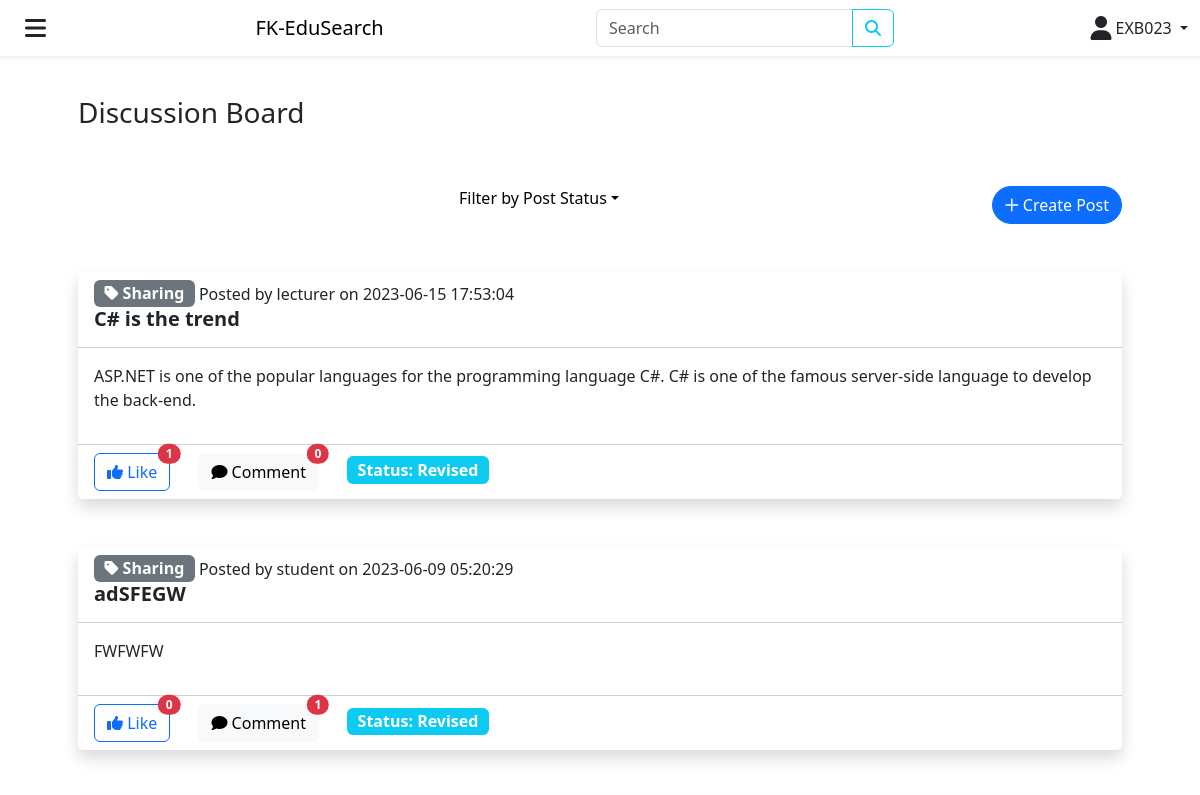
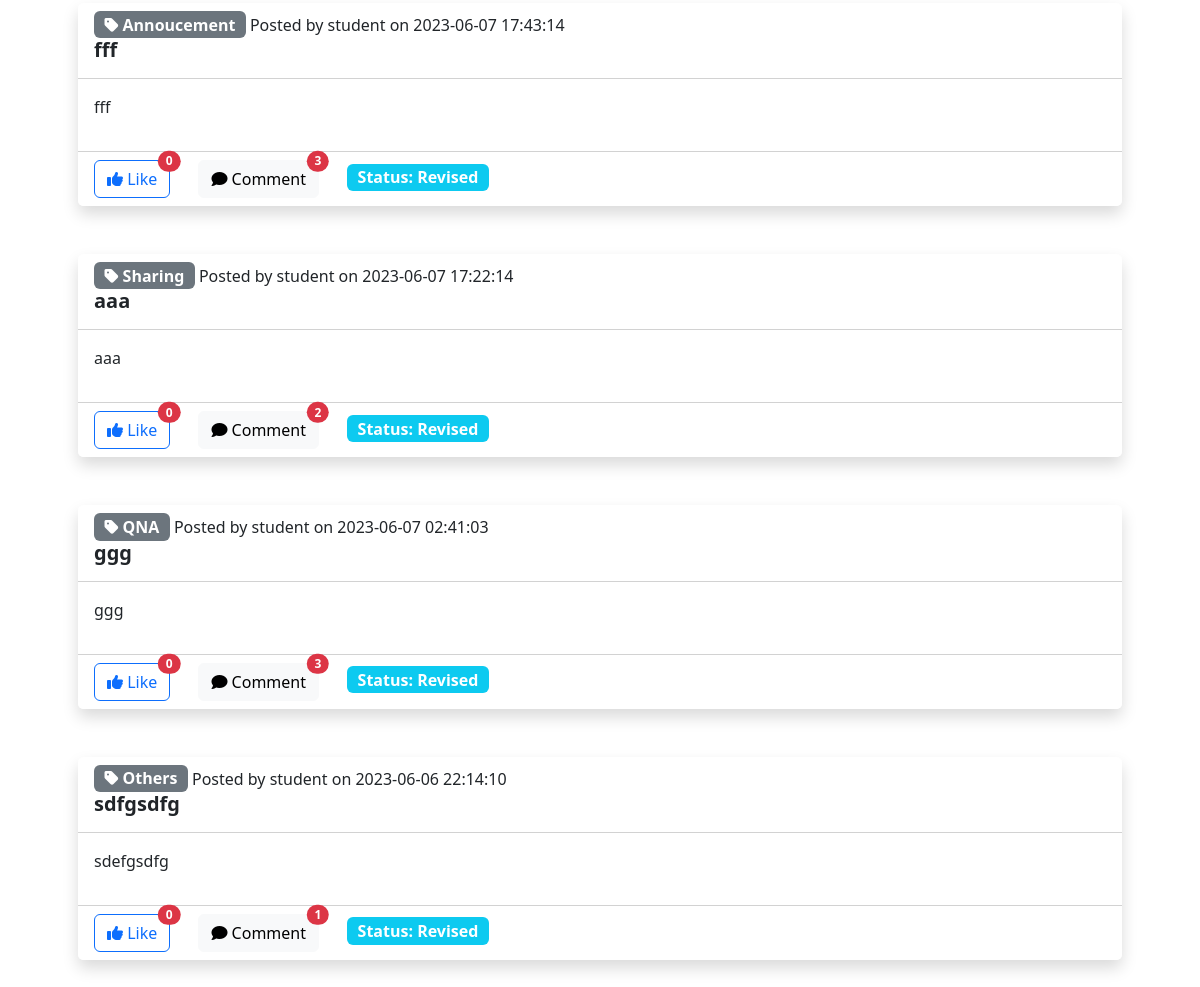
Page /index.php?post_status=Revised (signed in) on the committed database (2 pictures, top to bottom).
### tables this page shows
CREATE TABLE `post` (
  `PostID` bigint(255) NOT NULL,
  `UserID` bigint(255) NOT NULL,
  `PostStatus` varchar(9) NOT NULL,
  `PostTitle` varchar(25) NOT NULL,
  `PostContent` varchar(255) NOT NULL,
  `PostCategory` varchar(25) NOT NULL,
  `ExpertID` varchar(10) NOT NULL,
  `PostCreated` timestamp NOT NULL DEFAULT current_timestamp(),
  `PostUpdated` timestamp NOT NULL DEFAULT current_timestamp() ON UPDATE current_timestamp()
);

CREATE TABLE `user` (
  `UserID` bigint(255) NOT NULL,
  `UserName` varchar(100) NOT NULL,
  `UserPassword` varchar(255) NOT NULL,
  `UserEmail` varchar(100) NOT NULL,
  `UserSocialMedia` varchar(100) NOT NULL,
  `UserResearchArea` varchar(100) NOT NULL,
  `StaffID` varchar(10) NOT NULL,
  `StudentID` varchar(10) NOT NULL,
  `ExpertID` varchar(10) NOT NULL,
  `UserRole` tinyint(1) NOT NULL,
  `ResearchTopic` varchar(25) NOT NULL,
  `ExpertAreaOfExpertise` varchar(255) NOT NULL,
  `ExpertCV` varchar(255) NOT NULL,
  `ExpertAccountStatus` tinyint(4) NOT NULL,
  `ExpertRatings` float NOT NULL,
  `PublicationID` bigint(255) NOT NULL,
  `UserCreated` timestamp NOT NULL DEFAULT current_timestamp(),
  `UserUpdated` timestamp NOT NULL DEFAULT current_timestamp() ON UPDATE current_timestamp()
);

### index.php (the view, shortened to what this page needs)
<?php
require './config/db.php';
?>
<!DOCTYPE html>
<html lang="en">
<head>
	<link rel="stylesheet" href="./node_modules/bootstrap/dist/css/bootstrap.min.css">
	<link rel="stylesheet" href="./node_modules/@fortawesome/fontawesome-free/css/all.min.css">
</head>
<body>
	<?php require "layouts/navbar.php" ?>
	<div class="container p-5 m-5 mx-auto">
		<div class="row g-5">
			<div class="col-12">
				<h3>Discussion Board</h3>
			</div>
			<div class="col-12">
			  <button class="float-end btn btn-primary rounded-5" data-bs-toggle="modal" data-bs-target="#post_form">
			    <i class="fa-regular fa-plus"></i>
			    Create Post
			  </button>
			  <div class="dropdown d-flex align-items-center justify-content-center text-center">
			    <a class="dropdown-toggle d-flex align-items-center text-decoration-none text-black" href="#" role="button" id="filterDropdown" data-bs-toggle="dropdown" aria-haspopup="true" aria-expanded="false">
			      <i class="gg-format-center"></i> &nbsp; Filter by Post Status
			    </a>
			  </div>
			</div>
			<?php
			if(isset($_GET['post_status']) && $_GET['post_status'] == "Accepted") :
			  $stmt = $conn->prepare('SELECT * FROM post JOIN user ON post.UserID = user.UserID WHERE PostStatus = "Accepted" ORDER BY post.PostID DESC');
			elseif (isset($_GET['post_status']) && $_GET['post_status'] == "Revised") :
			  $stmt = $conn->prepare('SELECT * FROM post JOIN user ON post.UserID = user.UserID WHERE PostStatus = "Revised" ORDER BY post.PostID DESC');
			elseif (isset($_GET['post_status']) && $_GET['post_status'] == "Completed") :
			  $stmt = $conn->prepare('SELECT * FROM post JOIN user ON post.UserID = user.UserID WHERE PostStatus = "Completed" ORDER BY post.PostID DESC');
			elseif(!isset($_GET['post_status'])) :
			  $stmt = $conn->prepare('SELECT * FROM post JOIN user ON post.UserID = user.UserID WHERE PostStatus = "Pending" ORDER BY post.PostID DESC');
			endif;
			$stmt->execute();
			$result = $stmt->fetchAll(PDO::FETCH_OBJ);
			foreach($result as $row) :
			?>
			<div class="col-12">
			  <div class="card border-0 shadow">
			    <div class="card-header bg-white">
			      <div class="row">
			        <div class="col-11">
			          <span class="badge bg-secondary fs-6"><i class="fa-solid fa-tag"></i> <?php echo $row->PostCategory; ?></span>
			          Posted by <?php
			          if($_SESSION['user_id'] == $row->UserID) :
			            echo "you";
			          else :
			            echo $row->UserName;
			          endif;
			          ?> on <?php echo $row->PostCreated; ?>
			        </div>
			        <div class="col-1 d-flex justify-content-end">
			        </div>
			        <div class="col-12">
			          <h5 class="card-title fw-semibold"><?php echo $row->PostTitle; ?></h5>
			        </div>
			      </div>
			    </div>
			    <div class="card-body">
			      <p><?php echo $row->PostContent; ?></p>
			    </div>
			    <div class="card-footer bg-white">
			      <a class="btn btn-outline-primary position-relative
			      <?php
			      $user_id = $_SESSION['user_id'];
			      $post_id = $row->PostID;
			      $stmt = $conn->prepare('SELECT * FROM likes WHERE UserID = :user_id AND PostID = :post_id');
			      $stmt->bindParam(':user_id', $user_id);
			      $stmt->bindParam(':post_id', $post_id);
			      $stmt->execute();
			      if($stmt->rowCount() > 0) {
			        echo 'active';
			      } else {
			        echo '';
			      }
			       ?>" href="./controllers/LikeController.php?post_id=<?php echo $row->PostID ?>">
			        <i class="fa-solid fa-thumbs-up"></i>
			        Like
			        <span class="position-absolute top-0 start-100 translate-middle badge rounded-pill bg-danger">
			          <?php
			          $post_id = $row->PostID;
			          $stmt = $conn->prepare('SELECT COUNT(*) AS total_likes FROM likes JOIN post ON likes.PostID = post.PostID WHERE likes.PostID = :post_id');
			          $stmt->bindParam(':post_id', $post_id);
			          $stmt->execute();
			          $likes = $stmt->fetchAll(PDO::FETCH_OBJ);
			          if ($likes[0]->total_likes > 99) {
			              echo "99+";
			          } else {
			              echo $likes[0]->total_likes;
			          }
			          ?>
			        </span>
			      </a>
			      <a class="btn btn-light position-relative ms-4" href="./comments.php?post_id=<?php echo $row->PostID; ?>">
			        <i class="fa-solid fa-comment"></i>
			        Comment
			        <span class="position-absolute top-0 start-100 translate-middle badge rounded-pill bg-danger">
			          <?php
			          $post_id = $row->PostID;
			          $stmt = $conn->prepare('SELECT COUNT(*) AS total_comments FROM comment JOIN post ON comment.PostID = post.PostID WHERE comment.PostID = :post_id');
			          $stmt->bindParam(':post_id', $post_id);
			          $stmt->execute();
			          $comments = $stmt->fetchAll(PDO::FETCH_OBJ);
			          if ($comments[0]->total_comments > 99) {
			              echo "99+";
			          } else {
			              echo $comments[0]->total_comments;
			          }
			          ?>
			        </span>
			      </a>
			      <span class="badge bg-info fs-6 ms-4">Status: <?php echo $row->PostStatus; ?></span>
			    </div>
			  </div>
			</div>
			<?php
			endforeach;
			?>
		</div>
	</div>
</body>
</html>

### rows in the picture
post: PostCategory "Sharing", UserID.UserName "lecturer", PostCreated "2023-06-15 17:53:04", PostTitle "C# is the trend", PostContent "ASP.NET is one of the popular languages for the programming language C#. C# is one of the famous server-side language to develop the back-end.", total_likes "1", total_comments "0", PostStatus "Revised"
post: PostCategory "Sharing", UserID.UserName "student", PostCreated "2023-06-09 05:20:29", PostTitle "adSFEGW", PostContent "FWFWFW", total_likes "0", total_comments "1", PostStatus "Revised"
post: PostCategory "Annoucement", UserID.UserName "student", PostCreated "2023-06-07 17:43:14", PostTitle "fff", PostContent "fff", total_likes "0", total_comments "3", PostStatus "Revised"
post: PostCategory "Sharing", UserID.UserName "student", PostCreated "2023-06-07 17:22:14", PostTitle "aaa", PostContent "aaa", total_likes "0", total_comments "2", PostStatus "Revised"
post: PostCategory "QNA", UserID.UserName "student", PostCreated "2023-06-07 02:41:03", PostTitle "ggg", PostContent "ggg", total_likes "0", total_comments "3", PostStatus "Revised"
post: PostCategory "Others", UserID.UserName "student", PostCreated "2023-06-06 22:14:10", PostTitle "sdfgsdfg", PostContent "sdefgsdfg", total_likes "0", total_comments "1", PostStatus "Revised"

### other values in the picture
$_SESSION["id"] "EXB023"
